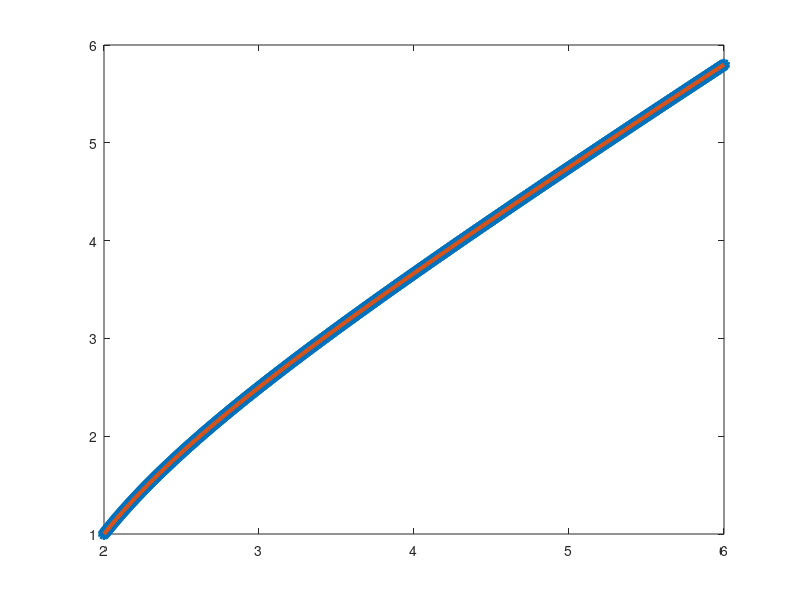

Recreate this plot in MATLAB.
% Adams Predictor Corrector method

% Input
a = 2; b = 6; h = 0.005; alpha = 1;
f = @(t, y) 1 + (t - y)^2.;
y = @(t) t + 1/(1 - t);

% Step 1
N = (b-a)/h;
t = zeros(N+1, 1);
w = zeros(N+1, 1);
t(1) = a; w(1) = alpha;
fprintf('t \t\t\t w \t\t\t y \t\t\t Error\n')
fprintf('%f \t %f \t %f \t %f\n', t(1), w(1), y(t(1)), abs(w(1) - y(t(1))))

% Step 2
for i = 1:2
    w(i+1) = w(i) + h*f(t(i) + h/2, w(i) + (h/2)*f(t(i), w(i)));
    t(i+1) = a + i*h;
    error = abs(y(t(i+1)) - w(i+1));
    fprintf('%f \t %f \t %f \t %f\n', t(i+1), w(i+1), y(t(i)), error)
end

for i = 3:N
    t(i+1) = a + i*h;
    w_star = w(i) + (h/2)*(3*f(t(i), w(i)) - f(t(i), w(i)));
    w(i+1) = w(i) + (h/2)*(f(t(i), w_star) + f(t(i), w(i)));
    error = abs(y(t(i+1)) - w(i+1));
    fprintf('%f \t %f \t %f \t %f\n', t(i+1), w(i+1), y(t(i)), error)
end

% Plot
plot(t, w, 'o', 'LineWidth', 3)

% Also plot the exact solution
hold on
num_plot = 100;
t_plot = zeros(num_plot+1,1);
y_plot = zeros(num_plot+1,1);
h_plot = (b-a)/num_plot;

t_plot(1) = a;
y_plot(1) = y(t(1));

for i = 1:num_plot
    t_plot(i+1) = a + i*h_plot;
    y_plot(i+1) = y(t_plot(i+1));
end

plot(t_plot, y_plot, 'LineWidth', 3);